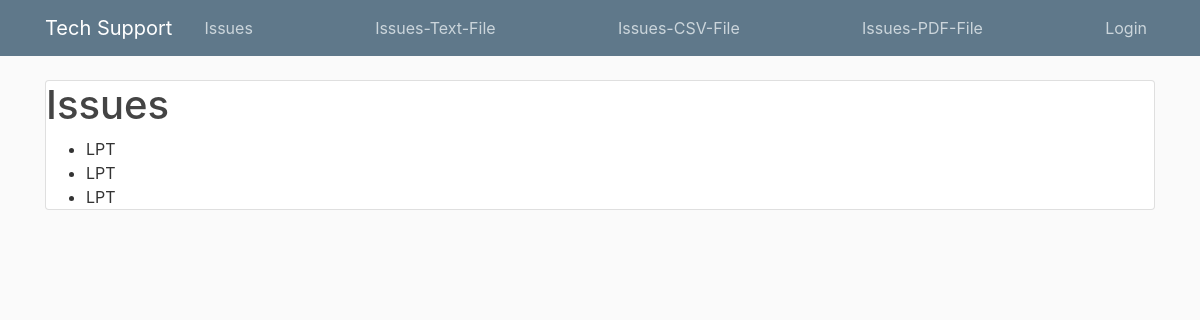
The app's page /issue_list/, older data.
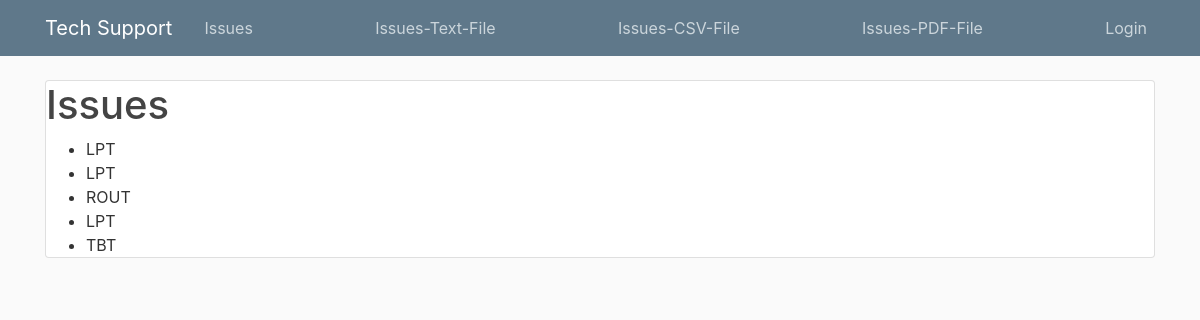
The same page, newer data.
### supportapp/models.py (models this page shows)
class Issue(models.Model):
    issue_id = models.UUIDField(primary_key=True, default=uuid.uuid4, editable=False)
    issue_code = models.ForeignKey("Issue_Catgry", on_delete=models.CASCADE)
    username = models.ForeignKey("CoachUser", on_delete=models.CASCADE)
    cluster_code = models.ForeignKey("Cluster", on_delete=models.CASCADE, null=True)
    center_code = models.ForeignKey("Center", on_delete=models.CASCADE, null=True)
    issue_description = models.TextField(max_length=150)
    urgent = models.CharField(max_length=10)
    issue_date = models.DateField(auto_now_add=True)
    def __str__(self):
        return f"{self.issue_code}"

class Issue_Catgry(models.Model):
    issue_code = models.CharField(max_length=30, primary_key=True)
    description = models.CharField(max_length=150)
    def __str__(self):
        return f"{self.issue_code}"

### supportapp/views.py (the view)
# urls.py: path('issue_list/', views.issue_list, name='issue_list'),
def issue_list(request):
    context = {
        'issue_list': Issue.objects.all(),
               }
    return render(request,'supportapp/issue_list.html', context)

### supportapp/templates/supportapp/issue_list.html
{% extends "supportapp/base.html" %}
{% load crispy_forms_tags  %}
{% block content %}
     <h1> Issues </h1>
{% for issu in issue_list %}
<ul>
<li> {{ issu }} </li>
</ul>
{% endfor %}
{% endblock content %}

Row changes from the older to the newer data that the page shows:
added Issue: issue_code.issue_code "ROUT"
added Issue: issue_code.issue_code "TBT"
